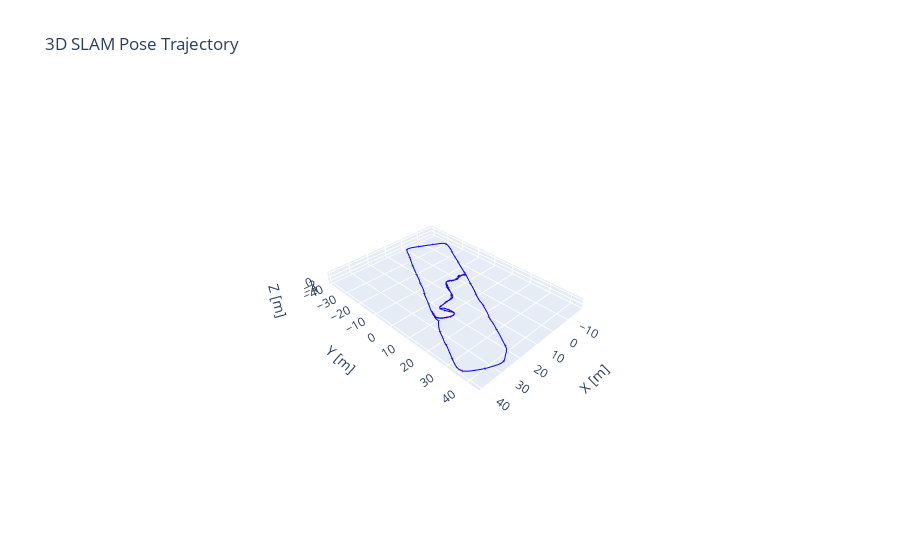

Write notebook code for a chart like this one.
### Code cell
# import numpy as np
# import plotly.graph_objects as go
# from scipy.spatial.transform import Rotation as R

# # Load data from the text file
# file_path = "rtabmap_slam.txt"

# # Read data, skipping the first header row
# data = np.loadtxt(file_path, skiprows=1)

# # Extract positions and quaternions
# positions = data[:, 1:4]  # x, y, z
# quaternions = data[:, 4:8]  # qx, qy, qz, qw

# Create a 3D scatter plot for the trajectory
fig = go.Figure(data=[go.Scatter3d(
    x=positions[:, 0],
    y=positions[:, 1],
    z=positions[:, 2],
    mode='lines',
    line=dict(color='blue', width=2),
    name='Trajectory',
    showlegend=False
)])

# Function to plot coordinate frames
def plot_coordinate_frame(fig, position, quaternion, scale=0.2):
    # Convert quaternion (qx, qy, qz, qw) to rotation matrix
    rotation = R.from_quat(quaternion).as_matrix()
    
    # Define origin
    origin = position
    
    # Define axes in local frame
    axes = np.eye(3) * scale
    
    # Transform axes to global frame
    transformed_axes = rotation @ axes
    
    # Define colors for x, y, z axes
    colors = ['red', 'green', 'blue']
    
    for i in range(3):
        fig.add_trace(go.Scatter3d(
            x=[origin[0], origin[0] + transformed_axes[0, i]],
            y=[origin[1], origin[1] + transformed_axes[1, i]],
            z=[origin[2], origin[2] + transformed_axes[2, i]],
            mode='lines',
            line=dict(color=colors[i], width=5),
            name=f'{colors[i]} axis',
            showlegend=False
        ))

# Plot coordinate frames at selected intervals
for i in range(0, len(positions), 5):  # Adjust step size for clarity
    plot_coordinate_frame(fig, positions[i], quaternions[i])

# Compute the range for each axis
x_range = positions[:, 0].max() - positions[:, 0].min()
y_range = positions[:, 1].max() - positions[:, 1].min()
z_range = positions[:, 2].max() - positions[:, 2].min()

# Determine the maximum range
max_range = max(x_range, y_range, z_range)

# Set the aspect ratio based on the maximum range
aspect_ratio = dict(x=x_range / max_range, y=y_range / max_range, z=z_range / max_range)

# Update layout to set equal aspect ratio
fig.update_layout(
    scene=dict(
        aspectmode='manual',
        aspectratio=aspect_ratio,
        xaxis=dict(title='X [m]'),
        yaxis=dict(title='Y [m]'),
        zaxis=dict(title='Z [m]')
    ),
    title='3D SLAM Pose Trajectory',
    legend=dict(x=0, y=1)
)

# Show the plot
fig.show()

### Figure 1 — Plotly figure (JSON) as saved in the notebook; plotly's stock layout.template omitted (floating-point values rounded to 4 significant figures; data arrays with more than 128 entries replaced by an {"elided": "..."} marker saying what was removed)
{"data": [{"line": {"color": "blue", "width": 2}, "mode": "lines", "name": "Trajectory", "showlegend": false, "type": "scatter3d", "x": {"elided": "268 float values"}, "y": {"elided": "268 float values"}, "z": {"elided": "268 float values"}}, {"line": {"color": "red", "width": 5}, "mode": "lines", "name": "red axis", "showlegend": false, "type": "scatter3d", "x": [0, 0.2], "y": [0, -0.0004166], "z": [0, -0.0004559]}, {"line": {"color": "green", "width": 5}, "mode": "lines", "name": "green axis", "showlegend": false, "type": "scatter3d", "x": [0, 0.0004138], "y": [0, 0.2], "z": [0, -0.001246]}, {"line": {"color": "blue", "width": 5}, "mode": "lines", "name": "blue axis", "showlegend": false, "type": "scatter3d", "x": [0, 0.0004585], "y": [0, 0.001246], "z": [0, 0.2]}, {"line": {"color": "red", "width": 5}, "mode": "lines", "name": "red axis", "showlegend": false, "type": "scatter3d", "x": [2.957, 3.155], "y": [-0.4589, -0.4274], "z": [0.276, 0.2747]}, {"line": {"color": "green", "width": 5}, "mode": "lines", "name": "green axis", "showlegend": false, "type": "scatter3d", "x": [2.957, 2.926], "y": [-0.4589, -0.2614], "z": [0.276, 0.277]}, {"line": {"color": "blue", "width": 5}, "mode": "lines", "name": "blue axis", "showlegend": false, "type": "scatter3d", "x": [2.957, 2.959], "y": [-0.4589, -0.4597], "z": [0.276, 0.476]}, {"line": {"color": "red", "width": 5}, "mode": "lines", "name": "red axis", "showlegend": false, "type": "scatter3d", "x": [7.692, 7.891], "y": [-0.6258, -0.6212], "z": [0.3463, 0.3346]}, {"line": {"color": "green", "width": 5}, "mode": "lines", "name": "green axis", "showlegend": false, "type": "scatter3d", "x": [7.692, 7.687], "y": [-0.6258, -0.4259], "z": [0.3463, 0.349]}, {"line": {"color": "blue", "width": 5}, "mode": "lines", "name": "blue axis", "showlegend": false, "type": "scatter3d", "x": [7.692, 7.703], "y": [-0.6258, -0.6283], "z": [0.3463, 0.5459]}, {"line": {"color": "red", "width": 5}, "mode": "lines", "name": "red axis", "showlegend": false, "type": "scatter3d", "x": [3.033, 2.84], "y": [-0.4218, -0.4703], "z": [0.3898, 0.3811]}, {"line": {"color": "green", "width": 5}, "mode": "lines", "name": "green axis", "showlegend": false, "type": "scatter3d", "x": [3.033, 3.081], "y": [-0.4218, -0.6157], "z": [0.3898, 0.4018]}, {"line": {"color": "blue", "width": 5}, "mode": "lines", "name": "blue axis", "showlegend": false, "type": "scatter3d", "x": [3.033, 3.022], "y": [-0.4218, -0.4123], "z": [0.3898, 0.5892]}, {"line": {"color": "red", "width": 5}, "mode": "lines", "name": "red axis", "showlegend": false, "type": "scatter3d", "x": [0.04205, 0.2129], "y": [0.02604, -0.07794], "z": [0.007359, 0.009953]}, {"line": {"color": "green", "width": 5}, "mode": "lines", "name": "green axis", "showlegend": false, "type": "scatter3d", "x": [0.04205, 0.1461], "y": [0.02604, 0.1969], "z": [0.007359, 0.00533]}, {"line": {"color": "blue", "width": 5}, "mode": "lines", "name": "blue axis", "showlegend": false, "type": "scatter3d", "x": [0.04205, 0.04089], "y": [0.02604, 0.02912], "z": [0.007359, 0.2073]}, {"line": {"color": "red", "width": 5}, "mode": "lines", "name": "red axis", "showlegend": false, "type": "scatter3d", "x": [4.747, 4.935], "y": [0.1169, 0.1856], "z": [0.3437, 0.3572]}, {"line": {"color": "green", "width": 5}, "mode": "lines", "name": "green axis", "showlegend": false, "type": "scatter3d", "x": [4.747, 4.678], "y": [0.1169, 0.3046], "z": [0.3437, 0.3469]}, {"line": {"color": "blue", "width": 5}, "mode": "lines", "name": "blue axis", "showlegend": false, "type": "scatter3d", "x": [4.747, 4.736], "y": [0.1169, 0.1093], "z": [0.3437, 0.5433]}, {"line": {"color": "red", "width": 5}, "mode": "lines", "name": "red axis", "showlegend": false, "type": "scatter3d", "x": [4.916, 5.07], "y": [-0.3659, -0.2377], "z": [0.08113, 0.07802]}, {"line": {"color": "green", "width": 5}, "mode": "lines", "name": "green axis", "showlegend": false, "type": "scatter3d", "x": [4.916, 4.788], "y": [-0.3659, -0.2124], "z": [0.08113, 0.08354]}, {"line": {"color": "blue", "width": 5}, "mode": "lines", "name": "blue axis", "showlegend": false, "type": "scatter3d", "x": [4.916, 4.92], "y": [-0.3659, -0.3658], "z": [0.08113, 0.2811]}, {"line": {"color": "red", "width": 5}, "mode": "lines", "name": "red axis", "showlegend": false, "type": "scatter3d", "x": [8.155, 8.327], "y": [-1.015, -1.116], "z": [0.326, 0.3377]}, {"line": {"color": "green", "width": 5}, "mode": "lines", "name": "green axis", "showlegend": false, "type": "scatter3d", "x": [8.155, 8.256], "y": [-1.015, -0.8424], "z": [0.326, 0.3263]}, {"line": {"color": "blue", "width": 5}, "mode": "lines", "name": "blue axis", "showlegend": false, "type": "scatter3d", "x": [8.155, 8.145], "y": [-1.015, -1.009], "z": [0.326, 0.5256]}, {"line": {"color": "red", "width": 5}, "mode": "lines", "name": "red axis", "showlegend": false, "type": "scatter3d", "x": [12.47, 12.55], "y": [1.588, 1.769], "z": [0.4688, 0.4889]}, {"line": {"color": "green", "width": 5}, "mode": "lines", "name": "green axis", "showlegend": false, "type": "scatter3d", "x": [12.47, 12.29], "y": [1.588, 1.671], "z": [0.4688, 0.4775]}, {"line": {"color": "blue", "width": 5}, "mode": "lines", "name": "blue axis", "showlegend": false, "type": "scatter3d", "x": [12.47, 12.47], "y": [1.588, 1.567], "z": [0.4688, 0.6676]}, {"line": {"color": "red", "width": 5}, "mode": "lines", "name": "red axis", "showlegend": false, "type": "scatter3d", "x": [14.95, 15.06], "y": [7.172, 7.334], "z": [0.4982, 0.5227]}, {"line": {"color": "green", "width": 5}, "mode": "lines", "name": "green axis", "showlegend": false, "type": "scatter3d", "x": [14.95, 14.78], "y": [7.172, 7.286], "z": [0.4982, 0.5013]}, {"line": {"color": "blue", "width": 5}, "mode": "lines", "name": "blue axis", "showlegend": false, "type": "scatter3d", "x": [14.95, 14.94], "y": [7.172, 7.15], "z": [0.4982, 0.6967]}, {"line": {"color": "red", "width": 5}, "mode": "lines", "name": "red axis", "showlegend": false, "type": "scatter3d", "x": [19.41, 19.58], "y": [8.023, 7.92], "z": [-0.1913, -0.1912]}, {"line": {"color": "green", "width": 5}, "mode": "lines", "name": "green axis", "showlegend": false, "type": "scatter3d", "x": [19.41, 19.51], "y": [8.023, 8.194], "z": [-0.1913, -0.1911]}, {"line": {"color": "blue", "width": 5}, "mode": "lines", "name": "blue axis", "showlegend": false, "type": "scatter3d", "x": [19.41, 19.41], "y": [8.023, 8.023], "z": [-0.1913, 0.008654]}, {"line": {"color": "red", "width": 5}, "mode": "lines", "name": "red axis", "showlegend": false, "type": "scatter3d", "x": [22.37, 22.43], "y": [7.848, 8.04], "z": [-1.793, -1.784]}, {"line": {"color": "green", "width": 5}, "mode": "lines", "name": "green axis", "showlegend": false, "type": "scatter3d", "x": [22.37, 22.18], "y": [7.848, 7.905], "z": [-1.793, -1.799]}, {"line": {"color": "blue", "width": 5}, "mode": "lines", "name": "blue axis", "showlegend": false, "type": "scatter3d", "x": [22.37, 22.36], "y": [7.848, 7.841], "z": [-1.793, -1.593]}, {"line": {"color": "red", "width": 5}, "mode": "lines", "name": "red axis", "showlegend": false, "type": "scatter3d", "x": [19.43, 19.26], "y": [9.576, 9.678], "z": [-3.122, -3.106]}, {"line": {"color": "green", "width": 5}, "mode": "lines", "name": "green axis", "showlegend": false, "type": "scatter3d", "x": [19.43, 19.33], "y": [9.576, 9.404], "z": [-3.122, -3.114]}, {"line": {"color": "blue", "width": 5}, "mode": "lines", "name": "blue axis", "showlegend": false, "type": "scatter3d", "x": [19.43, 19.45], "y": [9.576, 9.575], "z": [-3.122, -2.922]}, {"line": {"color": "red", "width": 5}, "mode": "lines", "name": "red axis", "showlegend": false, "type": "scatter3d", "x": [21.11, 21.3], "y": [12.4, 12.34], "z": [-3.985, -3.964]}, {"line": {"color": "green", "width": 5}, "mode": "lines", "name": "green axis", "showlegend": false, "type": "scatter3d", "x": [21.11, 21.16], "y": [12.4, 12.59], "z": [-3.985, -3.98]}, {"line": {"color": "blue", "width": 5}, "mode": "lines", "name": "blue axis", "showlegend": false, "type": "scatter3d", "x": [21.11, 21.08], "y": [12.4, 12.4], "z": [-3.985, -3.786]}, {"line": {"color": "red", "width": 5}, "mode": "lines", "name": "red axis", "showlegend": false, "type": "scatter3d", "x": [25.16, 25.11], "y": [7.312, 7.118], "z": [-4.07, -4.052]}, {"line": {"color": "green", "width": 5}, "mode": "lines", "name": "green axis", "showlegend": false, "type": "scatter3d", "x": [25.16, 25.36], "y": [7.312, 7.266], "z": [-4.07, -4.061]}, {"line": {"color": "blue", "width": 5}, "mode": "lines", "name": "blue axis", "showlegend": false, "type": "scatter3d", "x": [25.16, 25.16], "y": [7.312, 7.331], "z": [-4.07, -3.871]}, {"line": {"color": "red", "width": 5}, "mode": "lines", "name": "red axis", "showlegend": false, "type": "scatter3d", "x": [21.65, 21.55], "y": [0.3818, 0.2088], "z": [-4.041, -4.035]}, {"line": {"color": "green", "width": 5}, "mode": "lines", "name": "green axis", "showlegend": false, "type": "scatter3d", "x": [21.65, 21.82], "y": [0.3818, 0.2816], "z": [-4.041, -4.041]}, {"line": {"color": "blue", "width": 5}, "mode": "lines", "name": "blue axis", "showlegend": false, "type": "scatter3d", "x": [21.65, 21.65], "y": [0.3818, 0.3867], "z": [-4.041, -3.841]}, {"line": {"color": "red", "width": 5}, "mode": "lines", "name": "red axis", "showlegend": false, "type": "scatter3d", "x": [17.97, 17.86], "y": [-6.177, -6.347], "z": [-4.098, -4.096]}, {"line": {"color": "green", "width": 5}, "mode": "lines", "name": "green axis", "showlegend": false, "type": "scatter3d", "x": [17.97, 18.13], "y": [-6.177, -6.283], "z": [-4.098, -4.095]}, {"line": {"color": "blue", "width": 5}, "mode": "lines", "name": "blue axis", "showlegend": false, "type": "scatter3d", "x": [17.97, 17.96], "y": [-6.177, -6.174], "z": [-4.098, -3.898]}, {"line": {"color": "red", "width": 5}, "mode": "lines", "name": "red axis", "showlegend": false, "type": "scatter3d", "x": [14.27, 14.16], "y": [-12.69, -12.86], "z": [-4.126, -4.129]}, {"line": {"color": "green", "width": 5}, "mode": "lines", "name": "green axis", "showlegend": false, "type": "scatter3d", "x": [14.27, 14.44], "y": [-12.69, -12.8], "z": [-4.126, -4.125]}, {"line": {"color": "blue", "width": 5}, "mode": "lines", "name": "blue axis", "showlegend": false, "type": "scatter3d", "x": [14.27, 14.26], "y": [-12.69, -12.69], "z": [-4.126, -3.926]}, {"line": {"color": "red", "width": 5}, "mode": "lines", "name": "red axis", "showlegend": false, "type": "scatter3d", "x": [10.56, 10.46], "y": [-19.38, -19.56], "z": [-4.219, -4.219]}, {"line": {"color": "green", "width": 5}, "mode": "lines", "name": "green axis", "showlegend": false, "type": "scatter3d", "x": [10.56, 10.73], "y": [-19.38, -19.48], "z": [-4.219, -4.217]}, {"line": {"color": "blue", "width": 5}, "mode": "lines", "name": "blue axis", "showlegend": false, "type": "scatter3d", "x": [10.56, 10.56], "y": [-19.38, -19.38], "z": [-4.219, -4.019]}, {"line": {"color": "red", "width": 5}, "mode": "lines", "name": "red axis", "showlegend": false, "type": "scatter3d", "x": [7.045, 6.946], "y": [-25.9, -26.08], "z": [-4.242, -4.227]}, {"line": {"color": "green", "width": 5}, "mode": "lines", "name": "green axis", "showlegend": false, "type": "scatter3d", "x": [7.045, 7.218], "y": [-25.9, -26.0], "z": [-4.242, -4.245]}, {"line": {"color": "blue", "width": 5}, "mode": "lines", "name": "blue axis", "showlegend": false, "type": "scatter3d", "x": [7.045, 7.055], "y": [-25.9, -25.89], "z": [-4.242, -4.043]}, {"line": {"color": "red", "width": 5}, "mode": "lines", "name": "red axis", "showlegend": false, "type": "scatter3d", "x": [3.14, 3.046], "y": [-32.5, -32.67], "z": [-4.272, -4.258]}, {"line": {"color": "green", "width": 5}, "mode": "lines", "name": "green axis", "showlegend": false, "type": "scatter3d", "x": [3.14, 3.316], "y": [-32.5, -32.59], "z": [-4.272, -4.271]}, {"line": {"color": "blue", "width": 5}, "mode": "lines", "name": "blue axis", "showlegend": false, "type": "scatter3d", "x": [3.14, 3.146], "y": [-32.5, -32.48], "z": [-4.272, -4.072]}, {"line": {"color": "red", "width": 5}, "mode": "lines", "name": "red axis", "showlegend": false, "type": "scatter3d", "x": [-0.3536, -0.478], "y": [-38.69, -38.84], "z": [-4.228, -4.218]}, {"line": {"color": "green", "width": 5}, "mode": "lines", "name": "green axis", "showlegend": false, "type": "scatter3d", "x": [-0.3536, -0.197], "y": [-38.69, -38.81], "z": [-4.228, -4.22]}, {"line": {"color": "blue", "width": 5}, "mode": "lines", "name": "blue axis", "showlegend": false, "type": "scatter3d", "x": [-0.3536, -0.3534], "y": [-38.69, -38.67], "z": [-4.228, -4.028]}, {"line": {"color": "red", "width": 5}, "mode": "lines", "name": "red axis", "showlegend": false, "type": "scatter3d", "x": [-6.463, -6.627], "y": [-37.01, -36.89], "z": [-4.164, -4.155]}, {"line": {"color": "green", "width": 5}, "mode": "lines", "name": "green axis", "showlegend": false, "type": "scatter3d", "x": [-6.463, -6.577], "y": [-37.01, -37.17], "z": [-4.164, -4.163]}, {"line": {"color": "blue", "width": 5}, "mode": "lines", "name": "blue axis", "showlegend": false, "type": "scatter3d", "x": [-6.463, -6.455], "y": [-37.01, -37.01], "z": [-4.164, -3.964]}, {"line": {"color": "red", "width": 5}, "mode": "lines", "name": "red axis", "showlegend": false, "type": "scatter3d", "x": [-12.47, -12.65], "y": [-33.71, -33.61], "z": [-4.143, -4.135]}, {"line": {"color": "green", "width": 5}, "mode": "lines", "name": "green axis", "showlegend": false, "type": "scatter3d", "x": [-12.47, -12.56], "y": [-33.71, -33.88], "z": [-4.143, -4.147]}, {"line": {"color": "blue", "width": 5}, "mode": "lines", "name": "blue axis", "showlegend": false, "type": "scatter3d", "x": [-12.47, -12.47], "y": [-33.71, -33.71], "z": [-4.143, -3.943]}, {"line": {"color": "red", "width": 5}, "mode": "lines", "name": "red axis", "showlegend": false, "type": "scatter3d", "x": [-17.54, -17.55], "y": [-29.29, -29.09], "z": [-4.08, -4.084]}, {"line": {"color": "green", "width": 5}, "mode": "lines", "name": "green axis", "showlegend": false, "type": "scatter3d", "x": [-17.54, -17.74], "y": [-29.29, -29.3], "z": [-4.08, -4.073]}, {"line": {"color": "blue", "width": 5}, "mode": "lines", "name": "blue axis", "showlegend": false, "type": "scatter3d", "x": [-17.54, -17.53], "y": [-29.29, -29.29], "z": [-4.08, -3.88]}, {"line": {"color": "red", "width": 5}, "mode": "lines", "name": "red axis", "showlegend": false, "type": "scatter3d", "x": [-14.26, -14.16], "y": [-21.97, -21.8], "z": [-4.093, -4.098]}, {"line": {"color": "green", "width": 5}, "mode": "lines", "name": "green axis", "showlegend": false, "type": "scatter3d", "x": [-14.26, -14.43], "y": [-21.97, -21.88], "z": [-4.093, -4.092]}, {"line": {"color": "blue", "width": 5}, "mode": "lines", "name": "blue axis", "showlegend": false, "type": "scatter3d", "x": [-14.26, -14.25], "y": [-21.97, -21.97], "z": [-4.093, -3.893]}, {"line": {"color": "red", "width": 5}, "mode": "lines", "name": "red axis", "showlegend": false, "type": "scatter3d", "x": [-9.641, -9.551], "y": [-13.4, -13.22], "z": [-4.057, -4.063]}, {"line": {"color": "green", "width": 5}, "mode": "lines", "name": "green axis", "showlegend": false, "type": "scatter3d", "x": [-9.641, -9.819], "y": [-13.4, -13.31], "z": [-4.057, -4.054]}, {"line": {"color": "blue", "width": 5}, "mode": "lines", "name": "blue axis", "showlegend": false, "type": "scatter3d", "x": [-9.641, -9.636], "y": [-13.4, -13.4], "z": [-4.057, -3.857]}, {"line": {"color": "red", "width": 5}, "mode": "lines", "name": "red axis", "showlegend": false, "type": "scatter3d", "x": [-5.295, -5.195], "y": [-5.307, -5.134], "z": [-4.059, -4.057]}, {"line": {"color": "green", "width": 5}, "mode": "lines", "name": "green axis", "showlegend": false, "type": "scatter3d", "x": [-5.295, -5.468], "y": [-5.307, -5.206], "z": [-4.059, -4.064]}, {"line": {"color": "blue", "width": 5}, "mode": "lines", "name": "blue axis", "showlegend": false, "type": "scatter3d", "x": [-5.295, -5.301], "y": [-5.307, -5.306], "z": [-4.059, -3.859]}, {"line": {"color": "red", "width": 5}, "mode": "lines", "name": "red axis", "showlegend": false, "type": "scatter3d", "x": [-1.045, -0.9376], "y": [2.163, 2.332], "z": [-4.103, -4.096]}, {"line": {"color": "green", "width": 5}, "mode": "lines", "name": "green axis", "showlegend": false, "type": "scatter3d", "x": [-1.045, -1.214], "y": [2.163, 2.271], "z": [-4.103, -4.103]}, {"line": {"color": "blue", "width": 5}, "mode": "lines", "name": "blue axis", "showlegend": false, "type": "scatter3d", "x": [-1.045, -1.049], "y": [2.163, 2.157], "z": [-4.103, -3.903]}, {"line": {"color": "red", "width": 5}, "mode": "lines", "name": "red axis", "showlegend": false, "type": "scatter3d", "x": [3.039, 3.148], "y": [9.056, 9.223], "z": [-4.238, -4.235]}, {"line": {"color": "green", "width": 5}, "mode": "lines", "name": "green axis", "showlegend": false, "type": "scatter3d", "x": [3.039, 2.872], "y": [9.056, 9.165], "z": [-4.238, -4.232]}, {"line": {"color": "blue", "width": 5}, "mode": "lines", "name": "blue axis", "showlegend": false, "type": "scatter3d", "x": [3.039, 3.043], "y": [9.056, 9.049], "z": [-4.238, -4.038]}, {"line": {"color": "red", "width": 5}, "mode": "lines", "name": "red axis", "showlegend": false, "type": "scatter3d", "x": [6.596, 6.685], "y": [16.38, 16.56], "z": [-4.28, -4.283]}, {"line": {"color": "green", "width": 5}, "mode": "lines", "name": "green axis", "showlegend": false, "type": "scatter3d", "x": [6.596, 6.417], "y": [16.38, 16.47], "z": [-4.28, -4.276]}, {"line": {"color": "blue", "width": 5}, "mode": "lines", "name": "blue axis", "showlegend": false, "type": "scatter3d", "x": [6.596, 6.602], "y": [16.38, 16.38], "z": [-4.28, -4.08]}, {"line": {"color": "red", "width": 5}, "mode": "lines", "name": "red axis", "showlegend": false, "type": "scatter3d", "x": [10.64, 10.73], "y": [22.84, 23.01], "z": [-4.302, -4.287]}, {"line": {"color": "green", "width": 5}, "mode": "lines", "name": "green axis", "showlegend": false, "type": "scatter3d", "x": [10.64, 10.46], "y": [22.84, 22.93], "z": [-4.302, -4.303]}, {"line": {"color": "blue", "width": 5}, "mode": "lines", "name": "blue axis", "showlegend": false, "type": "scatter3d", "x": [10.64, 10.63], "y": [22.84, 22.82], "z": [-4.302, -4.103]}, {"line": {"color": "red", "width": 5}, "mode": "lines", "name": "red axis", "showlegend": false, "type": "scatter3d", "x": [14.29, 14.36], "y": [29.81, 30.0], "z": [-4.328, -4.323]}, {"line": {"color": "green", "width": 5}, "mode": "lines", "name": "green axis", "showlegend": false, "type": "scatter3d", "x": [14.29, 14.1], "y": [29.81, 29.89], "z": [-4.328, -4.326]}, {"line": {"color": "blue", "width": 5}, "mode": "lines", "name": "blue axis", "showlegend": false, "type": "scatter3d", "x": [14.29, 14.29], "y": [29.81, 29.81], "z": [-4.328, -4.128]}, {"line": {"color": "red", "width": 5}, "mode": "lines", "name": "red axis", "showlegend": false, "type": "scatter3d", "x": [19.02, 19.11], "y": [37.93, 38.11], "z": [-4.23, -4.221]}, {"line": {"color": "green", "width": 5}, "mode": "lines", "name": "green axis", "showlegend": false, "type": "scatter3d", "x": [19.02, 18.84], "y": [37.93, 38.01], "z": [-4.23, -4.227]}, {"line": {"color": "blue", "width": 5}, "mode": "lines", "name": "blue axis", "showlegend": false, "type": "scatter3d", "x": [19.02, 19.02], "y": [37.93, 37.92], "z": [-4.23, -4.03]}, {"line": {"color": "red", "width": 5}, "mode": "lines", "name": "red axis", "showlegend": false, "type": "scatter3d", "x": [25.36, 25.54], "y": [42.42, 42.5], "z": [-4.126, -4.115]}, {"line": {"color": "green", "width": 5}, "mode": "lines", "name": "green axis", "showlegend": false, "type": "scatter3d", "x": [25.36, 25.28], "y": [42.42, 42.6], "z": [-4.126, -4.119]}, {"line": {"color": "blue", "width": 5}, "mode": "lines", "name": "blue axis", "showlegend": false, "type": "scatter3d", "x": [25.36, 25.35], "y": [42.42, 42.41], "z": [-4.126, -3.926]}, {"line": {"color": "red", "width": 5}, "mode": "lines", "name": "red axis", "showlegend": false, "type": "scatter3d", "x": [32.65, 32.83], "y": [40.4, 40.32], "z": [-4.017, -4.006]}, {"line": {"color": "green", "width": 5}, "mode": "lines", "name": "green axis", "showlegend": false, "type": "scatter3d", "x": [32.65, 32.72], "y": [40.4, 40.59], "z": [-4.017, -4.016]}, {"line": {"color": "blue", "width": 5}, "mode": "lines", "name": "blue axis", "showlegend": false, "type": "scatter3d", "x": [32.65, 32.64], "y": [40.4, 40.4], "z": [-4.017, -3.817]}, {"line": {"color": "red", "width": 5}, "mode": "lines", "name": "red axis", "showlegend": false, "type": "scatter3d", "x": [39.04, 39.15], "y": [35.84, 35.67], "z": [-3.958, -3.961]}, {"line": {"color": "green", "width": 5}, "mode": "lines", "name": "green axis", "showlegend": false, "type": "scatter3d", "x": [39.04, 39.21], "y": [35.84, 35.95], "z": [-3.958, -3.949]}, {"line": {"color": "blue", "width": 5}, "mode": "lines", "name": "blue axis", "showlegend": false, "type": "scatter3d", "x": [39.04, 39.03], "y": [35.84, 35.84], "z": [-3.958, -3.758]}, {"line": {"color": "red", "width": 5}, "mode": "lines", "name": "red axis", "showlegend": false, "type": "scatter3d", "x": [37.2, 37.1], "y": [29.07, 28.9], "z": [-4.033, -4.032]}, {"line": {"color": "green", "width": 5}, "mode": "lines", "name": "green axis", "showlegend": false, "type": "scatter3d", "x": [37.2, 37.37], "y": [29.07, 28.97], "z": [-4.033, -4.035]}, {"line": {"color": "blue", "width": 5}, "mode": "lines", "name": "blue axis", "showlegend": false, "type": "scatter3d", "x": [37.2, 37.2], "y": [29.07, 29.07], "z": [-4.033, -3.833]}, {"line": {"color": "red", "width": 5}, "mode": "lines", "name": "red axis", "showlegend": false, "type": "scatter3d", "x": [33.65, 33.56], "y": [22.47, 22.29], "z": [-4.051, -4.04]}, {"line": {"color": "green", "width": 5}, "mode": "lines", "name": "green axis", "showlegend": false, "type": "scatter3d", "x": [33.65, 33.83], "y": [22.47, 22.38], "z": [-4.051, -4.053]}, {"line": {"color": "blue", "width": 5}, "mode": "lines", "name": "blue axis", "showlegend": false, "type": "scatter3d", "x": [33.65, 33.66], "y": [22.47, 22.48], "z": [-4.051, -3.851]}, {"line": {"color": "red", "width": 5}, "mode": "lines", "name": "red axis", "showlegend": false, "type": "scatter3d", "x": [30.29, 30.18], "y": [15.91, 15.74], "z": [-4.033, -4.02]}, {"line": {"color": "green", "width": 5}, "mode": "lines", "name": "green axis", "showlegend": false, "type": "scatter3d", "x": [30.29, 30.46], "y": [15.91, 15.8], "z": [-4.033, -4.03]}, {"line": {"color": "blue", "width": 5}, "mode": "lines", "name": "blue axis", "showlegend": false, "type": "scatter3d", "x": [30.29, 30.29], "y": [15.91, 15.92], "z": [-4.033, -3.834]}, {"line": {"color": "red", "width": 5}, "mode": "lines", "name": "red axis", "showlegend": false, "type": "scatter3d", "x": [26.27, 26.13], "y": [10.94, 10.79], "z": [-4.035, -4.02]}, {"line": {"color": "green", "width": 5}, "mode": "lines", "name": "green axis", "showlegend": false, "type": "scatter3d", "x": [26.27, 26.42], "y": [10.94, 10.81], "z": [-4.035, -4.033]}, {"line": {"color": "blue", "width": 5}, "mode": "lines", "name": "blue axis", "showlegend": false, "type": "scatter3d", "x": [26.27, 26.27], "y": [10.94, 10.95], "z": [-4.035, -3.836]}, {"line": {"color": "red", "width": 5}, "mode": "lines", "name": "red axis", "showlegend": false, "type": "scatter3d", "x": [24.77, 24.69], "y": [6.537, 6.355], "z": [-4.022, -4.001]}, {"line": {"color": "green", "width": 5}, "mode": "lines", "name": "green axis", "showlegend": false, "type": "scatter3d", "x": [24.77, 24.95], "y": [6.537, 6.457], "z": [-4.022, -4.02]}, {"line": {"color": "blue", "width": 5}, "mode": "lines", "name": "blue axis", "showlegend": false, "type": "scatter3d", "x": [24.77, 24.78], "y": [6.537, 6.558], "z": [-4.022, -3.824]}, {"line": {"color": "red", "width": 5}, "mode": "lines", "name": "red axis", "showlegend": false, "type": "scatter3d", "x": [24.85, 24.91], "y": [6.301, 6.491], "z": [-4.095, -4.096]}, {"line": {"color": "green", "width": 5}, "mode": "lines", "name": "green axis", "showlegend": false, "type": "scatter3d", "x": [24.85, 24.66], "y": [6.301, 6.364], "z": [-4.095, -4.091]}, {"line": {"color": "blue", "width": 5}, "mode": "lines", "name": "blue axis", "showlegend": false, "type": "scatter3d", "x": [24.85, 24.85], "y": [6.301, 6.3], "z": [-4.095, -3.895]}, {"line": {"color": "red", "width": 5}, "mode": "lines", "name": "red axis", "showlegend": false, "type": "scatter3d", "x": [22.72, 22.54], "y": [11.64, 11.73], "z": [-4.031, -4.024]}, {"line": {"color": "green", "width": 5}, "mode": "lines", "name": "green axis", "showlegend": false, "type": "scatter3d", "x": [22.72, 22.63], "y": [11.64, 11.46], "z": [-4.031, -4.036]}, {"line": {"color": "blue", "width": 5}, "mode": "lines", "name": "blue axis", "showlegend": false, "type": "scatter3d", "x": [22.72, 22.72], "y": [11.64, 11.63], "z": [-4.031, -3.832]}, {"line": {"color": "red", "width": 5}, "mode": "lines", "name": "red axis", "showlegend": false, "type": "scatter3d", "x": [18.67, 18.81], "y": [10.93, 10.78], "z": [-3.92, -3.893]}, {"line": {"color": "green", "width": 5}, "mode": "lines", "name": "green axis", "showlegend": false, "type": "scatter3d", "x": [18.67, 18.82], "y": [10.93, 11.07], "z": [-3.92, -3.915]}, {"line": {"color": "blue", "width": 5}, "mode": "lines", "name": "blue axis", "showlegend": false, "type": "scatter3d", "x": [18.67, 18.65], "y": [10.93, 10.94], "z": [-3.92, -3.722]}, {"line": {"color": "red", "width": 5}, "mode": "lines", "name": "red axis", "showlegend": false, "type": "scatter3d", "x": [21.37, 21.55], "y": [9.468, 9.376], "z": [-2.4, -2.374]}, {"line": {"color": "green", "width": 5}, "mode": "lines", "name": "green axis", "showlegend": false, "type": "scatter3d", "x": [21.37, 21.46], "y": [9.468, 9.645], "z": [-2.4, -2.402]}, {"line": {"color": "blue", "width": 5}, "mode": "lines", "name": "blue axis", "showlegend": false, "type": "scatter3d", "x": [21.37, 21.35], "y": [9.468, 9.482], "z": [-2.4, -2.202]}, {"line": {"color": "red", "width": 5}, "mode": "lines", "name": "red axis", "showlegend": false, "type": "scatter3d", "x": [21.13, 20.94], "y": [6.987, 7.005], "z": [-1.723, -1.699]}, {"line": {"color": "green", "width": 5}, "mode": "lines", "name": "green axis", "showlegend": false, "type": "scatter3d", "x": [21.13, 21.12], "y": [6.987, 6.788], "z": [-1.723, -1.713]}, {"line": {"color": "blue", "width": 5}, "mode": "lines", "name": "blue axis", "showlegend": false, "type": "scatter3d", "x": [21.13, 21.16], "y": [6.987, 6.995], "z": [-1.723, -1.524]}, {"line": {"color": "red", "width": 5}, "mode": "lines", "name": "red axis", "showlegend": false, "type": "scatter3d", "x": [18.59, 18.4], "y": [7.801, 7.86], "z": [-0.3149, -0.2937]}, {"line": {"color": "green", "width": 5}, "mode": "lines", "name": "green axis", "showlegend": false, "type": "scatter3d", "x": [18.59, 18.53], "y": [7.801, 7.61], "z": [-0.3149, -0.3129]}, {"line": {"color": "blue", "width": 5}, "mode": "lines", "name": "blue axis", "showlegend": false, "type": "scatter3d", "x": [18.59, 18.61], "y": [7.801, 7.796], "z": [-0.3149, -0.116]}, {"line": {"color": "red", "width": 5}, "mode": "lines", "name": "red axis", "showlegend": false, "type": "scatter3d", "x": [15.2, 15.08], "y": [6.735, 6.574], "z": [0.4638, 0.4917]}, {"line": {"color": "green", "width": 5}, "mode": "lines", "name": "green axis", "showlegend": false, "type": "scatter3d", "x": [15.2, 15.36], "y": [6.735, 6.618], "z": [0.4638, 0.4582]}, {"line": {"color": "blue", "width": 5}, "mode": "lines", "name": "blue axis", "showlegend": false, "type": "scatter3d", "x": [15.2, 15.22], "y": [6.735, 6.754], "z": [0.4638, 0.6618]}, {"line": {"color": "red", "width": 5}, "mode": "lines", "name": "red axis", "showlegend": false, "type": "scatter3d", "x": [12.35, 12.23], "y": [2.244, 2.087], "z": [0.5042, 0.5359]}, {"line": {"color": "green", "width": 5}, "mode": "lines", "name": "green axis", "showlegend": false, "type": "scatter3d", "x": [12.35, 12.51], "y": [2.244, 2.124], "z": [0.5042, 0.5051]}, {"line": {"color": "blue", "width": 5}, "mode": "lines", "name": "blue axis", "showlegend": false, "type": "scatter3d", "x": [12.35, 12.37], "y": [2.244, 2.27], "z": [0.5042, 0.7017]}, {"line": {"color": "red", "width": 5}, "mode": "lines", "name": "red axis", "showlegend": false, "type": "scatter3d", "x": [8.98, 8.786], "y": [-1.176, -1.129], "z": [0.4365, 0.4566]}, {"line": {"color": "green", "width": 5}, "mode": "lines", "name": "green axis", "showlegend": false, "type": "scatter3d", "x": [8.98, 8.934], "y": [-1.176, -1.37], "z": [0.4365, 0.4537]}, {"line": {"color": "blue", "width": 5}, "mode": "lines", "name": "blue axis", "showlegend": false, "type": "scatter3d", "x": [8.98, 9.003], "y": [-1.176, -1.164], "z": [0.4365, 0.6347]}, {"line": {"color": "red", "width": 5}, "mode": "lines", "name": "red axis", "showlegend": false, "type": "scatter3d", "x": [3.772, 3.665], "y": [-0.4751, -0.6416], "z": [0.4484, 0.4777]}, {"line": {"color": "green", "width": 5}, "mode": "lines", "name": "green axis", "showlegend": false, "type": "scatter3d", "x": [3.772, 3.941], "y": [-0.4751, -0.5818], "z": [0.4484, 0.4583]}, {"line": {"color": "blue", "width": 5}, "mode": "lines", "name": "blue axis", "showlegend": false, "type": "scatter3d", "x": [3.772, 3.78], "y": [-0.4751, -0.4451], "z": [0.4484, 0.646]}, {"line": {"color": "red", "width": 5}, "mode": "lines", "name": "red axis", "showlegend": false, "type": "scatter3d", "x": [2.757, 2.559], "y": [-0.5241, -0.5393], "z": [0.4165, 0.4402]}, {"line": {"color": "green", "width": 5}, "mode": "lines", "name": "green axis", "showlegend": false, "type": "scatter3d", "x": [2.757, 2.773], "y": [-0.5241, -0.7233], "z": [0.4165, 0.4252]}, {"line": {"color": "blue", "width": 5}, "mode": "lines", "name": "blue axis", "showlegend": false, "type": "scatter3d", "x": [2.757, 2.78], "y": [-0.5241, -0.5136], "z": [0.4165, 0.6149]}, {"line": {"color": "red", "width": 5}, "mode": "lines", "name": "red axis", "showlegend": false, "type": "scatter3d", "x": [0.3458, 0.5255], "y": [-0.196, -0.284], "z": [0.02196, 0.02224]}, {"line": {"color": "green", "width": 5}, "mode": "lines", "name": "green axis", "showlegend": false, "type": "scatter3d", "x": [0.3458, 0.4338], "y": [-0.196, -0.01643], "z": [0.02196, 0.02579]}, {"line": {"color": "blue", "width": 5}, "mode": "lines", "name": "blue axis", "showlegend": false, "type": "scatter3d", "x": [0.3458, 0.3439], "y": [-0.196, -0.1994], "z": [0.02196, 0.2219]}], "layout": {"legend": {"x": 0, "y": 1}, "scene": {"aspectmode": "manual", "aspectratio": {"x": 0.6964, "y": 1, "z": 0.05965}, "xaxis": {"title": {"text": "X [m]"}}, "yaxis": {"title": {"text": "Y [m]"}}, "zaxis": {"title": {"text": "Z [m]"}}}, "title": {"text": "3D SLAM Pose Trajectory"}}}
